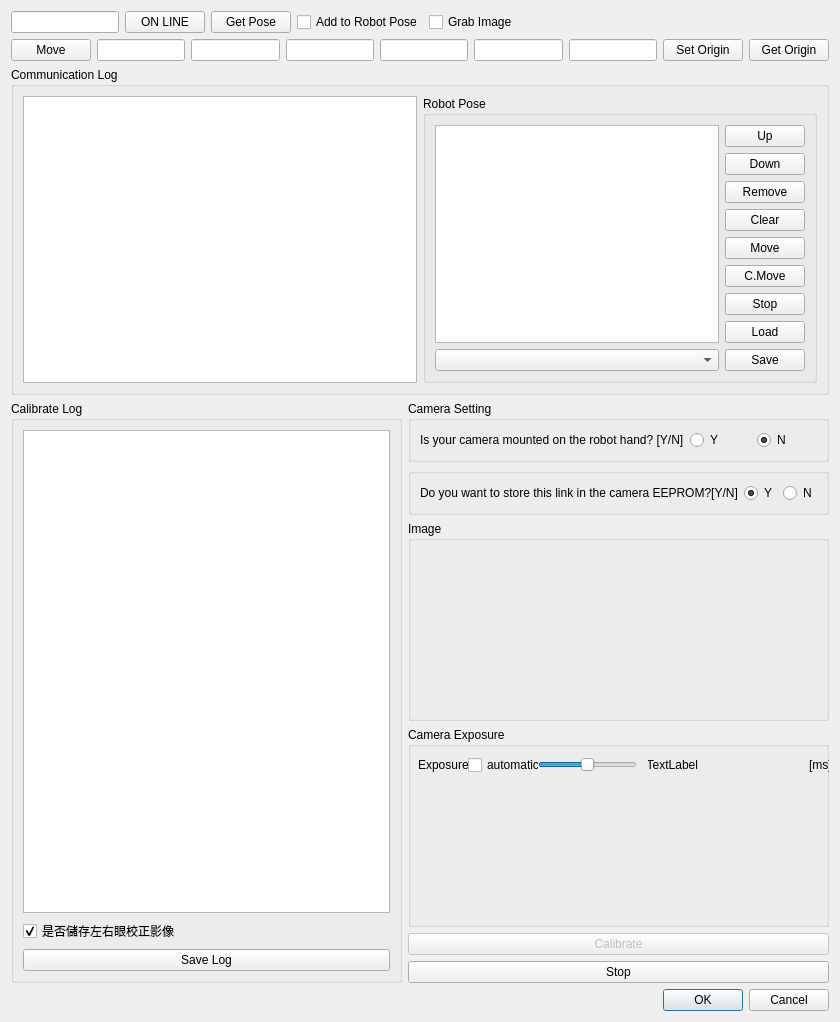
<?xml version="1.0" encoding="UTF-8"?>
<ui version="4.0">
 <class>HandEyeCalibrateDialog</class>
 <widget class="QDialog" name="HandEyeCalibrateDialog">
  <property name="geometry">
   <rect>
    <x>0</x>
    <y>0</y>
    <width>840</width>
    <height>837</height>
   </rect>
  </property>
  <property name="windowTitle">
   <string>Dialog</string>
  </property>
  <layout class="QVBoxLayout" name="verticalLayout_4">
   <item>
    <layout class="QVBoxLayout" name="verticalLayout_2">
     <item>
      <layout class="QHBoxLayout" name="horizontalLayout_5">
       <item>
        <widget class="QLineEdit" name="portLineEdit">
         <property name="sizePolicy">
          <sizepolicy hsizetype="Fixed" vsizetype="Fixed">
           <horstretch>0</horstretch>
           <verstretch>0</verstretch>
          </sizepolicy>
         </property>
        </widget>
       </item>
       <item>
        <widget class="QPushButton" name="SocketButton">
         <property name="text">
          <string>ON LINE</string>
         </property>
        </widget>
       </item>
       <item>
        <widget class="QPushButton" name="GetPoseButton">
         <property name="text">
          <string>Get Pose</string>
         </property>
        </widget>
       </item>
       <item>
        <widget class="QCheckBox" name="addToRobtoPoseCheckBox">
         <property name="text">
          <string>Add to Robot Pose</string>
         </property>
        </widget>
       </item>
       <item>
        <widget class="QCheckBox" name="grabImageCheckBox">
         <property name="text">
          <string>Grab Image</string>
         </property>
        </widget>
       </item>
       <item>
        <spacer name="horizontalSpacer">
         <property name="orientation">
          <enum>Qt::Horizontal</enum>
         </property>
         <property name="sizeHint" stdset="0">
          <size>
           <width>40</width>
           <height>20</height>
          </size>
         </property>
        </spacer>
       </item>
      </layout>
     </item>
     <item>
      <layout class="QHBoxLayout" name="horizontalLayout">
       <item>
        <widget class="QPushButton" name="MoveButton">
         <property name="text">
          <string>Move</string>
         </property>
        </widget>
       </item>
       <item>
        <widget class="QLineEdit" name="XLineEdit"/>
       </item>
       <item>
        <widget class="QLineEdit" name="YLineEdit"/>
       </item>
       <item>
        <widget class="QLineEdit" name="ZLineEdit"/>
       </item>
       <item>
        <widget class="QLineEdit" name="ALineEdit"/>
       </item>
       <item>
        <widget class="QLineEdit" name="BLineEdit"/>
       </item>
       <item>
        <widget class="QLineEdit" name="CLineEdit"/>
       </item>
       <item>
        <widget class="QPushButton" name="originPushButton">
         <property name="text">
          <string>Set Origin</string>
         </property>
        </widget>
       </item>
       <item>
        <widget class="QPushButton" name="getOriginPushButton">
         <property name="text">
          <string>Get Origin</string>
         </property>
        </widget>
       </item>
      </layout>
     </item>
     <item>
      <layout class="QHBoxLayout" name="horizontalLayout_4">
       <item>
        <widget class="QGroupBox" name="groupBox">
         <property name="title">
          <string>Communication Log</string>
         </property>
         <layout class="QHBoxLayout" name="horizontalLayout_2">
          <item>
           <widget class="QListWidget" name="logListWidget"/>
          </item>
          <item>
           <widget class="QGroupBox" name="groupBox_2">
            <property name="title">
             <string>Robot Pose</string>
            </property>
            <layout class="QHBoxLayout" name="horizontalLayout_3">
             <item>
              <layout class="QVBoxLayout" name="verticalLayout_7">
               <item>
                <widget class="QListWidget" name="robotPoseListWidget"/>
               </item>
               <item>
                <widget class="QComboBox" name="posesFileComboBox"/>
               </item>
              </layout>
             </item>
             <item>
              <layout class="QVBoxLayout" name="verticalLayout">
               <item>
                <widget class="QPushButton" name="poseUpPushButton">
                 <property name="text">
                  <string>Up</string>
                 </property>
                </widget>
               </item>
               <item>
                <widget class="QPushButton" name="poseDownPushButton">
                 <property name="text">
                  <string>Down</string>
                 </property>
                </widget>
               </item>
               <item>
                <widget class="QPushButton" name="removePosePushButton">
                 <property name="text">
                  <string>Remove</string>
                 </property>
                </widget>
               </item>
               <item>
                <widget class="QPushButton" name="clearPosePushButton">
                 <property name="text">
                  <string>Clear</string>
                 </property>
                </widget>
               </item>
               <item>
                <widget class="QPushButton" name="MovePushButton">
                 <property name="text">
                  <string>Move</string>
                 </property>
                </widget>
               </item>
               <item>
                <widget class="QPushButton" name="continueMovePushButton">
                 <property name="text">
                  <string>C.Move</string>
                 </property>
                </widget>
               </item>
               <item>
                <widget class="QPushButton" name="stopPushButton">
                 <property name="text">
                  <string>Stop</string>
                 </property>
                </widget>
               </item>
               <item>
                <widget class="QPushButton" name="loadRobotPosePushButton">
                 <property name="text">
                  <string>Load</string>
                 </property>
                </widget>
               </item>
               <item>
                <widget class="QPushButton" name="saveRobotPosePushButton">
                 <property name="text">
                  <string>Save</string>
                 </property>
                </widget>
               </item>
              </layout>
             </item>
            </layout>
           </widget>
          </item>
         </layout>
        </widget>
       </item>
      </layout>
     </item>
    </layout>
   </item>
   <item>
    <layout class="QHBoxLayout" name="horizontalLayout_8">
     <item>
      <layout class="QHBoxLayout" name="horizontalLayout_6">
       <item>
        <widget class="QGroupBox" name="groupBox_4">
         <property name="minimumSize">
          <size>
           <width>0</width>
           <height>100</height>
          </size>
         </property>
         <property name="title">
          <string>Calibrate Log</string>
         </property>
         <layout class="QVBoxLayout" name="verticalLayout_5">
          <item>
           <widget class="QListWidget" name="calibrateLogListWidget"/>
          </item>
          <item>
           <widget class="QCheckBox" name="saveImageCheckBox">
            <property name="text">
             <string>是否儲存左右眼校正影像</string>
            </property>
            <property name="checked">
             <bool>true</bool>
            </property>
           </widget>
          </item>
          <item>
           <widget class="QPushButton" name="saveLogPushButton">
            <property name="text">
             <string>Save Log</string>
            </property>
           </widget>
          </item>
         </layout>
        </widget>
       </item>
      </layout>
     </item>
     <item>
      <layout class="QVBoxLayout" name="verticalLayout_3">
       <item>
        <widget class="QGroupBox" name="groupBox_3">
         <property name="title">
          <string>Camera Setting</string>
         </property>
         <layout class="QHBoxLayout" name="_2">
          <item>
           <layout class="QHBoxLayout" name="horizontalLayout_7">
            <item>
             <widget class="QLabel" name="label">
              <property name="text">
               <string>&lt;html&gt;&lt;head/&gt;&lt;body&gt;&lt;p&gt;Is your camera mounted on the robot hand? [Y/N]&lt;/p&gt;&lt;/body&gt;&lt;/html&gt;</string>
              </property>
             </widget>
            </item>
            <item>
             <widget class="QRadioButton" name="movingCameraRadioButton">
              <property name="text">
               <string>Y</string>
              </property>
             </widget>
            </item>
            <item>
             <widget class="QRadioButton" name="fixedCameraRadioButton">
              <property name="text">
               <string>N</string>
              </property>
              <property name="checked">
               <bool>true</bool>
              </property>
             </widget>
            </item>
           </layout>
          </item>
         </layout>
        </widget>
       </item>
       <item>
        <widget class="QGroupBox" name="groupBox_6">
         <property name="title">
          <string/>
         </property>
         <layout class="QVBoxLayout" name="verticalLayout_6">
          <item>
           <layout class="QHBoxLayout" name="horizontalLayout_11">
            <item>
             <widget class="QLabel" name="label_2">
              <property name="text">
               <string>Do you want to store this link in the camera EEPROM?[Y/N]</string>
              </property>
             </widget>
            </item>
            <item>
             <widget class="QRadioButton" name="saveToEEPROM">
              <property name="text">
               <string>Y</string>
              </property>
              <property name="checked">
               <bool>true</bool>
              </property>
             </widget>
            </item>
            <item>
             <widget class="QRadioButton" name="notEEPROM">
              <property name="text">
               <string>N</string>
              </property>
             </widget>
            </item>
           </layout>
          </item>
         </layout>
        </widget>
       </item>
       <item>
        <widget class="QGroupBox" name="groupBox_5">
         <property name="minimumSize">
          <size>
           <width>0</width>
           <height>200</height>
          </size>
         </property>
         <property name="title">
          <string>Image</string>
         </property>
         <layout class="QHBoxLayout" name="horizontalLayout_9">
          <item>
           <widget class="QLabel" name="leftImage">
            <property name="minimumSize">
             <size>
              <width>128</width>
              <height>96</height>
             </size>
            </property>
            <property name="text">
             <string/>
            </property>
           </widget>
          </item>
          <item>
           <widget class="QLabel" name="rightImage">
            <property name="minimumSize">
             <size>
              <width>128</width>
              <height>96</height>
             </size>
            </property>
            <property name="text">
             <string/>
            </property>
           </widget>
          </item>
         </layout>
        </widget>
       </item>
       <item>
        <widget class="QGroupBox" name="groupBox_7">
         <property name="minimumSize">
          <size>
           <width>0</width>
           <height>200</height>
          </size>
         </property>
         <property name="title">
          <string>Camera Exposure</string>
         </property>
         <widget class="QCheckBox" name="autoExposureChk">
          <property name="geometry">
           <rect>
            <x>60</x>
            <y>30</y>
            <width>71</width>
            <height>16</height>
           </rect>
          </property>
          <property name="minimumSize">
           <size>
            <width>0</width>
            <height>0</height>
           </size>
          </property>
          <property name="toolTip">
           <string>&lt;html&gt;&lt;head/&gt;&lt;body&gt;&lt;p&gt;Toggles &lt;a href=&quot;%MANUAL%/_cameras_byserialno_$stereoserial_parameters_capture_autoexposure.htm&quot;&gt;&lt;span style=&quot; text-decoration: underline; color:#0000ff;&quot;&gt;automatic exposure&lt;/span&gt;&lt;/a&gt; adjustment for the active camera.&lt;/p&gt;&lt;/body&gt;&lt;/html&gt;</string>
          </property>
          <property name="text">
           <string>automatic</string>
          </property>
         </widget>
         <widget class="QSlider" name="exposureSlider">
          <property name="geometry">
           <rect>
            <x>130</x>
            <y>30</y>
            <width>99</width>
            <height>15</height>
           </rect>
          </property>
          <property name="toolTip">
           <string>&lt;html&gt;&lt;head/&gt;&lt;body&gt;&lt;p&gt;Changes the camera's &lt;a href=&quot;%MANUAL%/_cameras_byserialno_$stereoserial_parameters_capture_exposure.htm&quot;&gt;&lt;span style=&quot; text-decoration: underline; color:#0000ff;&quot;&gt;exposure time&lt;/span&gt;&lt;/a&gt;. When auto exposure is enabled, this slider only displays the currently used exposure time.&lt;/p&gt;&lt;/body&gt;&lt;/html&gt;</string>
          </property>
          <property name="minimum">
           <number>1</number>
          </property>
          <property name="maximum">
           <number>2000</number>
          </property>
          <property name="singleStep">
           <number>10</number>
          </property>
          <property name="pageStep">
           <number>100</number>
          </property>
          <property name="value">
           <number>1000</number>
          </property>
          <property name="orientation">
           <enum>Qt::Horizontal</enum>
          </property>
         </widget>
         <widget class="QLabel" name="label_18">
          <property name="geometry">
           <rect>
            <x>10</x>
            <y>30</y>
            <width>51</width>
            <height>16</height>
           </rect>
          </property>
          <property name="minimumSize">
           <size>
            <width>0</width>
            <height>0</height>
           </size>
          </property>
          <property name="text">
           <string>Exposure</string>
          </property>
         </widget>
         <widget class="QLabel" name="label_48">
          <property name="geometry">
           <rect>
            <x>401</x>
            <y>30</y>
            <width>30</width>
            <height>15</height>
           </rect>
          </property>
          <property name="minimumSize">
           <size>
            <width>30</width>
            <height>0</height>
           </size>
          </property>
          <property name="text">
           <string>[ms]</string>
          </property>
         </widget>
         <widget class="QLabel" name="exposureLabel">
          <property name="geometry">
           <rect>
            <x>240</x>
            <y>30</y>
            <width>50</width>
            <height>15</height>
           </rect>
          </property>
          <property name="minimumSize">
           <size>
            <width>50</width>
            <height>0</height>
           </size>
          </property>
          <property name="text">
           <string>TextLabel</string>
          </property>
          <property name="alignment">
           <set>Qt::AlignRight|Qt::AlignTrailing|Qt::AlignVCenter</set>
          </property>
         </widget>
        </widget>
       </item>
       <item>
        <spacer name="verticalSpacer">
         <property name="orientation">
          <enum>Qt::Vertical</enum>
         </property>
         <property name="sizeHint" stdset="0">
          <size>
           <width>20</width>
           <height>10</height>
          </size>
         </property>
        </spacer>
       </item>
       <item>
        <widget class="QPushButton" name="CalibratePushButton">
         <property name="enabled">
          <bool>false</bool>
         </property>
         <property name="text">
          <string>Calibrate</string>
         </property>
        </widget>
       </item>
       <item>
        <widget class="QPushButton" name="stopCalibratePushButton">
         <property name="text">
          <string>Stop</string>
         </property>
        </widget>
       </item>
      </layout>
     </item>
    </layout>
   </item>
   <item>
    <widget class="QDialogButtonBox" name="buttonBox">
     <property name="orientation">
      <enum>Qt::Horizontal</enum>
     </property>
     <property name="standardButtons">
      <set>QDialogButtonBox::Cancel|QDialogButtonBox::Ok</set>
     </property>
    </widget>
   </item>
  </layout>
 </widget>
 <resources/>
 <connections>
  <connection>
   <sender>buttonBox</sender>
   <signal>accepted()</signal>
   <receiver>HandEyeCalibrateDialog</receiver>
   <slot>accept()</slot>
   <hints>
    <hint type="sourcelabel">
     <x>248</x>
     <y>254</y>
    </hint>
    <hint type="destinationlabel">
     <x>157</x>
     <y>274</y>
    </hint>
   </hints>
  </connection>
  <connection>
   <sender>buttonBox</sender>
   <signal>rejected()</signal>
   <receiver>HandEyeCalibrateDialog</receiver>
   <slot>reject()</slot>
   <hints>
    <hint type="sourcelabel">
     <x>316</x>
     <y>260</y>
    </hint>
    <hint type="destinationlabel">
     <x>286</x>
     <y>274</y>
    </hint>
   </hints>
  </connection>
 </connections>
</ui>
